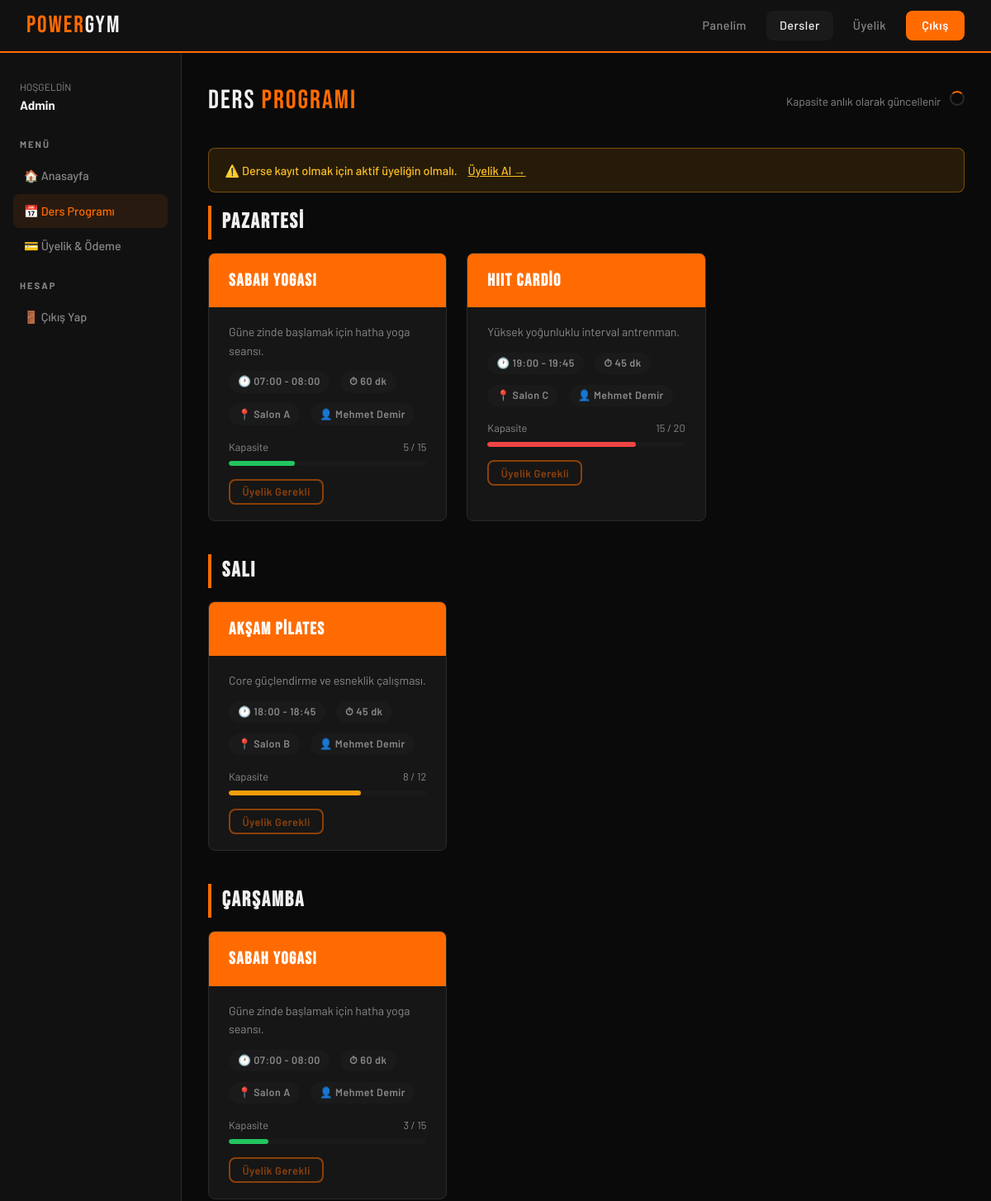
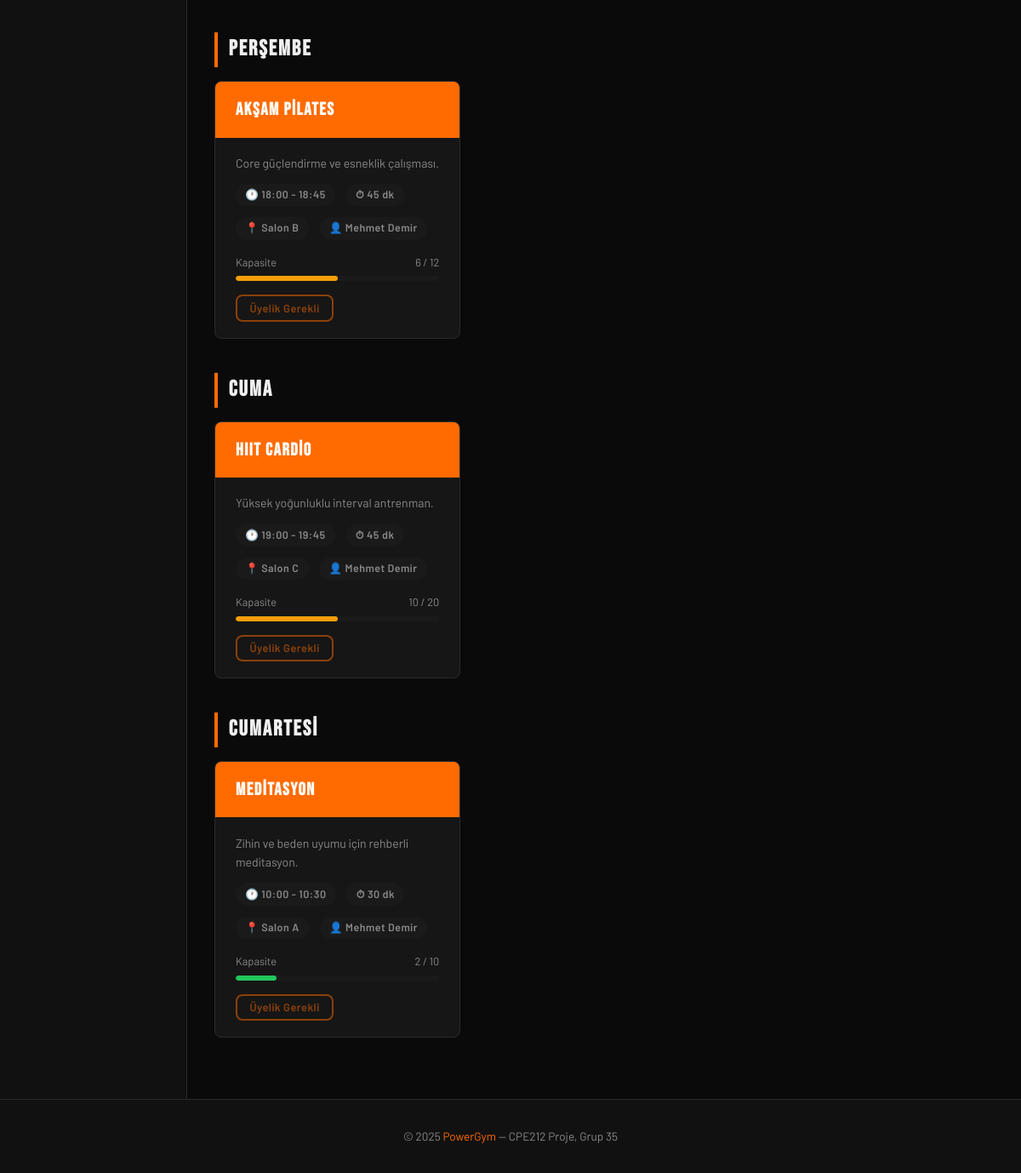
Page /member/classes.php (signed in) on the committed database (2 pictures, top to bottom).
### tables this page shows
CREATE TABLE schedule (
    schedule_id     INT AUTO_INCREMENT PRIMARY KEY,
    class_id        INT NOT NULL,
    day_of_week     ENUM('Pazartesi','Salı','Çarşamba','Perşembe','Cuma','Cumartesi','Pazar') NOT NULL,
    start_time      TIME NOT NULL,
    end_time        TIME NOT NULL,
    room            VARCHAR(50),
    current_enrolled INT DEFAULT 0,
    FOREIGN KEY (class_id) REFERENCES classes(class_id) ON DELETE CASCADE
);

CREATE TABLE classes (
    class_id    INT AUTO_INCREMENT PRIMARY KEY,
    trainer_id  INT NOT NULL,
    name        VARCHAR(100) NOT NULL,            
    description TEXT,
    duration    INT NOT NULL,                    
    max_capacity INT NOT NULL DEFAULT 20,
    FOREIGN KEY (trainer_id) REFERENCES trainers(trainer_id) ON DELETE CASCADE
);

CREATE TABLE users (
    user_id     INT AUTO_INCREMENT PRIMARY KEY,
    name        VARCHAR(100) NOT NULL,
    email       VARCHAR(150) NOT NULL UNIQUE,
    password    VARCHAR(64)  NOT NULL,   
    phone       VARCHAR(20),
    role        ENUM('member','admin','trainer') DEFAULT 'member',
    created_at  DATETIME DEFAULT CURRENT_TIMESTAMP
);

### db/connection.php (called while the page is built, shortened)
<?php
function hasActiveMembership($conn, $user_id) {
    $uid = (int)$user_id;
    $result = mysqli_query($conn, "SELECT payment_id FROM payments
        WHERE user_id=$uid AND status='active' AND expiry_date >= CURDATE() LIMIT 1");
    return mysqli_num_rows($result) > 0;
}
?>

### member/classes.php (the view, shortened to what this page needs)
<?php
require_once '../db/connection.php';
$user_id = $_SESSION['user_id'];
$has_membership = hasActiveMembership($conn, $user_id);
$enrolled_ids = [];
$schedule = mysqli_query($conn, "
    SELECT s.schedule_id, s.day_of_week, s.start_time, s.end_time, s.room,
           s.current_enrolled, c.max_capacity,
           c.name AS class_name, c.description, c.duration,
           u.name AS trainer_name
    FROM schedule s
    JOIN classes c ON s.class_id = c.class_id
    JOIN trainers t ON c.trainer_id = t.trainer_id
    JOIN users u ON t.user_id = u.user_id
    ORDER BY FIELD(s.day_of_week,'Pazartesi','Salı','Çarşamba','Perşembe','Cuma','Cumartesi','Pazar'), s.start_time
");
$by_day = [];
while ($row = mysqli_fetch_assoc($schedule)) {
    $by_day[$row['day_of_week']][] = $row;
}
?>
<!DOCTYPE html>
<html lang="tr">
<head>
  <link rel="stylesheet" href="../css/style.css">
</head>
<body>
<nav>
  <a href="../index.php" class="nav-logo">POWER<span>GYM</span></a>
  <div class="nav-links">
    <a href="dashboard.php">Panelim</a>
    <a href="classes.php" class="active">Dersler</a>
    <a href="payment.php">Üyelik</a>
    <a href="../auth/logout.php" class="btn-nav">Çıkış</a>
  </div>
</nav>
<div class="dash-wrap">
  <aside class="sidebar">
    <div style="padding:.5rem;margin-bottom:1rem;">
      <div style="font-size:.75rem;color:var(--text-muted);">HOŞGELDİN</div>
      <div style="font-weight:700;"><?= htmlspecialchars($_SESSION['name']) ?></div>
    </div>
    <div class="sidebar-section">Menü</div>
    <a href="dashboard.php">🏠 Anasayfa</a>
    <a href="classes.php" class="active">📅 Ders Programı</a>
    <a href="payment.php">💳 Üyelik & Ödeme</a>
    <div class="sidebar-section">Hesap</div>
    <a href="../auth/logout.php">🚪 Çıkış Yap</a>
  </aside>
  <main class="dash-content">
    <div class="page-header">
      <div class="page-title">DERS <span style="color:var(--primary);">PROGRAMI</span></div>
      <div style="font-size:.85rem;color:var(--text-muted);">
        Kapasite anlık olarak güncellenir
        <span class="spinner" style="margin-left:.5rem;"></span>
      </div>
    </div>
    <?php if (!$has_membership): ?>
      <div class="alert alert-warning">
        ⚠️ Derse kayıt olmak için aktif üyeliğin olmalı.
        <a href="payment.php" style="color:inherit;text-decoration:underline;margin-left:.3rem;">Üyelik Al →</a>
      </div>
    <?php endif; ?>
    <?php foreach ($by_day as $day => $sessions): ?>
    <div style="margin-bottom:2.5rem;">
      <h2 style="font-family:'Bebas Neue',sans-serif;font-size:1.6rem;letter-spacing:2px;
                 border-left:4px solid var(--primary);padding-left:.8rem;margin-bottom:1rem;">
        <?= $day ?>
      </h2>
      <div class="grid grid-2">
      <?php foreach ($sessions as $cls):
        $pct = $cls['max_capacity'] > 0 ? ($cls['current_enrolled'] / $cls['max_capacity']) * 100 : 0;
        $fill_class = $pct >= 100 ? 'full' : ($pct >= 75 ? 'high' : ($pct >= 50 ? 'medium' : ''));
        $is_enrolled = in_array($cls['schedule_id'], $enrolled_ids);
        $is_full = $pct >= 100;
      ?>
      <div class="class-card fade-up">
        <div class="class-card-header">
          <h3><?= htmlspecialchars($cls['class_name']) ?></h3>
        </div>
        <div class="class-card-body">
          <p style="color:var(--text-muted);font-size:.88rem;margin-bottom:.8rem;">
            <?= htmlspecialchars($cls['description']) ?>
          </p>
          <div class="class-meta">
            <span class="meta-tag">🕐 <?= substr($cls['start_time'],0,5) ?> - <?= substr($cls['end_time'],0,5) ?></span>
            <span class="meta-tag">⏱ <?= $cls['duration'] ?> dk</span>
            <span class="meta-tag">📍 <?= htmlspecialchars($cls['room']) ?></span>
            <span class="meta-tag">👤 <?= htmlspecialchars($cls['trainer_name']) ?></span>
          </div>
          <div class="capacity-wrap" id="cap-<?= $cls['schedule_id'] ?>" data-schedule="<?= $cls['schedule_id'] ?>">
            <div class="capacity-label">
              <span>Kapasite</span>
              <span class="cap-text"><?= $cls['current_enrolled'] ?> / <?= $cls['max_capacity'] ?></span>
            </div>
            <div class="capacity-bar">
              <div class="capacity-fill <?= $fill_class ?>" style="width:<?= min($pct,100) ?>%"></div>
            </div>
          </div>
          <?php if ($is_enrolled): ?>
            <button class="btn btn-danger btn-sm"
              id="cancel-btn-<?= $cls['schedule_id'] ?>"
              onclick="cancelEnroll(<?= $cls['schedule_id'] ?>, this)">
              ✗ Kaydı İptal Et
            </button>
          <?php elseif ($is_full): ?>
            <button class="btn btn-ghost btn-sm" disabled>Kontenjan Dolu</button>
          <?php elseif (!$has_membership): ?>
            <button class="btn btn-outline btn-sm" disabled>Üyelik Gerekli</button>
          <?php endif; ?>
        </div>
      </div>
      <?php endforeach; ?>
      </div>
    </div>
    <?php endforeach; ?>
  </main>
</div>
<footer>
  <p>© 2025 <span>PowerGym</span> — CPE212 Proje, Grup 35</p>
</footer>
</body>
</html>

### rows in the picture
schedule: class.name "Sabah Yogası", class.description "Güne zinde başlamak için hatha yoga seansı.", start_time "07:00", end_time "08:00", class.duration "60", room "Salon A", users.name "Mehmet Demir", current_enrolled "5", class.max_capacity "15", shows "Üyelik Gerekli"
schedule: class.name "HIIT Cardio", class.description "Yüksek yoğunluklu interval antrenman.", start_time "19:00", end_time "19:45", class.duration "45", room "Salon C", users.name "Mehmet Demir", current_enrolled "15", class.max_capacity "20", shows "Üyelik Gerekli"
schedule: class.name "Akşam Pilates", class.description "Core güçlendirme ve esneklik çalışması.", start_time "18:00", end_time "18:45", class.duration "45", room "Salon B", users.name "Mehmet Demir", current_enrolled "8", class.max_capacity "12", shows "Üyelik Gerekli"
schedule: class.name "Sabah Yogası", class.description "Güne zinde başlamak için hatha yoga seansı.", start_time "07:00", end_time "08:00", class.duration "60", room "Salon A", users.name "Mehmet Demir", current_enrolled "3", class.max_capacity "15", shows "Üyelik Gerekli"
schedule: class.name "Akşam Pilates", class.description "Core güçlendirme ve esneklik çalışması.", start_time "18:00", end_time "18:45", class.duration "45", room "Salon B", users.name "Mehmet Demir", current_enrolled "6", class.max_capacity "12", shows "Üyelik Gerekli"
schedule: class.name "HIIT Cardio", class.description "Yüksek yoğunluklu interval antrenman.", start_time "19:00", end_time "19:45", class.duration "45", room "Salon C", users.name "Mehmet Demir", current_enrolled "10", class.max_capacity "20", shows "Üyelik Gerekli"
schedule: class.name "Meditasyon", class.description "Zihin ve beden uyumu için rehberli meditasyon.", start_time "10:00", end_time "10:30", class.duration "30", room "Salon A", users.name "Mehmet Demir", current_enrolled "2", class.max_capacity "10", shows "Üyelik Gerekli"

### other values in the picture
$_SESSION['name'] "Admin"
$day "Pazartesi"
$day "Salı"
$day "Çarşamba"
$day "Perşembe"
$day "Cuma"
$day "Cumartesi"
